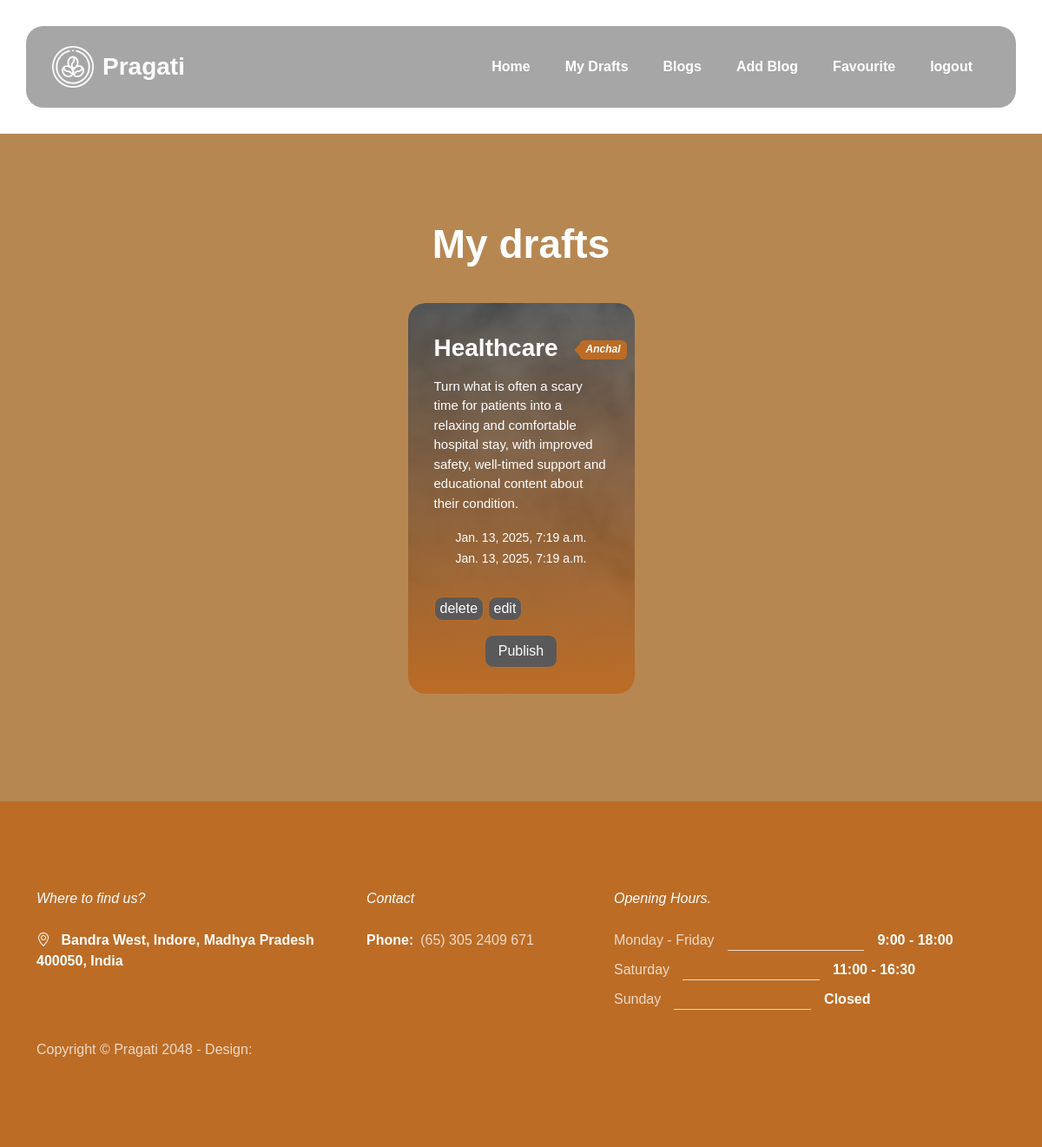
Page /draft (signed in) on the committed database.
### blog/models.py (models this page shows, shortened)
class Blog(models.Model):
    i=[("Draft","draft"),("Published","Published")]
    title=models.CharField(max_length=100)
    author=models.ForeignKey(User,on_delete=models.CASCADE)
    description=models.TextField()
    status=models.CharField(max_length=30,choices=i,default="draft")
    curr=models.DateTimeField(auto_now_add=True)
    up_date=models.DateTimeField(auto_now=True)

### blog/views.py (the view)
# urls.py: path("draft",views.draft,name="draft"),
def draft(request):
    obj=Blog.objects.filter(status="Draft",author=request.user)
    return render(request,"drafts.html",{"obj":obj})

### blog/templates/drafts.html (shortened to what this page needs)
{% extends "base.html" %}
{% load static %}
{% block content %}
    <section class="barista-section section-padding section-bg" id="barista-team">
        <div class="container">
            <div class="row justify-content-center">
                <div class="col-lg-12 col-12 text-center mb-4 pb-lg-2">
                    <h2 class="text-white">My drafts</h2>
                </div>
                {% for i in obj %}
                <div class="col-lg-3 col-md-6 col-12 mb-4">
                    <div class="team-block-wrap">
                        <div class="team-block-info d-flex flex-column">
                            <div class="d-flex mt-auto mb-3">
                                <h4 class="text-white mb-0">{{i.title}}</h4>
                                <p class="badge ms-4"><em>{{i.author}}</em></p>
                            </div>
                            <p class="text-white mb-0" style="font-size: 15px;">{{i.description}}</p>
                            <div class="col-lg-12 col-12 text-center mb-4 pb-lg-2" class="col-sm-9" style="padding-top: 16px;" >
                                <small class="text-white" >{{i.curr}}</small><br>
                                <small class="text-white">{{i.up_date}}</small>
                            </div>
                            {% if i.author == request.user or user.is_staff %}
                            <div>
                                <form action="" method="POST">
                                <button style="background:#5a5959 ;border:1px solid #BC6C25; border-radius:10px ;" class="text-white" type="submit">
                                    <a href="{% url 'blog:delete' i.id %}" class="text-white">delete</a></button>
                                    <button style="background:#5a5959 ;border:1px solid #BC6C25; border-radius:10px ;" class="text-white" type="submit">
                                        <a href="{% url 'blog:edit' i.id %}" class="text-white">edit</a></button>
                                        <div class="col-lg-5 col-12 mx-auto mt-3">
                                            <button type="submit" class="form-control text-white" style="background:#5a5959 ;border:1px solid #BC6C25; border-radius:10px ;"><a href="{% url 'blog:publish' i.id %}" class="text-white">Publish</a></button>
                                        </div></form>
                            </div>
                            {% endif %}
                        </div>
                        <div class="team-block-image-wrap">
                            <img src="{% static 'images/team/portrait-elegant-old-man-wearing-suit.jpg' %}"  alt="">
                        </div>
                    </div>
                </div>
                {% endfor %}
            </div>
        </div>
    </section>
    {% endblock %}

### templates/base.html (shortened to what this page needs)
{% load static %}
<!doctype html>
<html lang="en">
    <head>
        <link href="{% static 'css/bootstrap.min.css' %}" rel="stylesheet">
        <link href="{% static 'css/bootstrap-icons.css' %}" rel="stylesheet">
        <link href="{% static 'css/vegas.min.css' %}" rel="stylesheet">
        <link href="{% static 'css/tooplate-barista.css' %}" rel="stylesheet">
    </head>
    <body>
        {% include 'nav.html' %}
            <main>
            {% block content %}{% endblock %}
            </main>
        {% include 'footer.html' %}
    </body>
</html>

### templates/nav.html (shortened to what this page needs)
{% load static %}
    <nav class="navbar navbar-expand-lg">
        <div class="container">
            <a class="navbar-brand d-flex align-items-center" href="index.html">
                <img src="{% static 'images/coffee-beans.png' %}" class="navbar-brand-image img-fluid" alt="Barista Cafe Template">
                Pragati
            </a>
            <div class="collapse navbar-collapse" id="navbarNav">
                <ul class="navbar-nav ms-lg-auto">
                    {% if user.is_authenticated %}
                    <li class="nav-item">
                        <a class="nav-link click-scroll" href="{% url 'blog:openp' %}">Home</a>
                    </li>
                    <li class="nav-item">
                        <a class="nav-link click-scroll" href="{% url 'blog:draft' %}">My Drafts</a>
                    </li>
                    <li class="nav-item">
                        <a class="nav-link click-scroll" href="{% url 'blog:home' %}">Blogs</a>
                    </li>
                    <li class="nav-item">
                        <a href="{% url 'blog:add' %}" class="nav-link click-scroll">Add Blog</a>
                    </li>
                    <li class="nav-item">
                        <a href="{% url 'blog:favourite' %}" class="nav-link click-scroll">Favourite</a>
                    </li>
                    <li class="nav-item">
                        <a class="nav-link click-scroll" href="{% url 'blog:logout' %}">logout</a>
                    </li>
                    {% endif %}
                </ul>
        </div>
    </nav>

### templates/footer.html
{% load static %}
<footer class="site-footer">
    <div class="container">
        <div class="row">
            <div class="col-lg-4 col-12 me-auto">
                <em class="text-white d-block mb-4">Where to find us?</em>
                <strong class="text-white">
                    <i class="bi-geo-alt me-2"></i>
                    Bandra West, Indore, Madhya Pradesh 400050, India
                </strong>
            </div>
            <div class="col-lg-3 col-12 mt-4 mb-3 mt-lg-0 mb-lg-0">
                <em class="text-white d-block mb-4">Contact</em>
                <p class="d-flex mb-1">
                    <strong class="me-2">Phone:</strong>
                        (65)
                        305 2409 671
                </p>
            </div>
            <div class="col-lg-5 col-12">
                <em class="text-white d-block mb-4">Opening Hours.</em>
                <ul class="opening-hours-list">
                    <li class="d-flex">
                        Monday - Friday
                        <span class="underline"></span>
                        <strong>9:00 - 18:00</strong>
                    </li>
                    <li class="d-flex">
                        Saturday
                        <span class="underline"></span>
                        <strong>11:00 - 16:30</strong>
                    </li>
                    <li class="d-flex">
                        Sunday
                        <span class="underline"></span>
                        <strong>Closed</strong>
                    </li>
                </ul>
            </div>
            <div class="col-lg-8 col-12 mt-4">
                <p class="copyright-text mb-0">Copyright © Pragati 2048
                    - Design: </p>
            </div>
    </div>
</footer>

### static/css/tooplate-barista.css (style rules this page uses)
:root { --white-color: #ffffff; --primary-color: #BC6C25; --secondary-color: #DDA15E; --section-bg-color: #b78752; --custom-btn-bg-color: #BC6C25; --custom-btn-bg-hover-color: #DDA15E; --dark-color: #000000; --p-color: #717275; --border-color: #7fffd4; --link-hover-color: #E76F51; --body-font-family: 'Plus Jakarta Sans', sans-serif; --h1-font-size: 68px; --h2-font-size: 46px; --h3-font-size: 32px; --h4-font-size: 28px; --h5-font-size: 24px; --h6-font-size: 22px; --p-font-size: 20px; --btn-font-size: 16px; --form-btn-font-size: 18px; --menu-font-size: 16px; --border-radius-large: 100px; --border-radius-medium: 20px; --border-radius-small: 10px; --font-weight-thin: 200; --font-weight-light: 300; --font-weight-normal: 400; --font-weight-bold: 700; }
body { background-color: var(--white-color); font-family: var(--body-font-family); }
h2, h3, h4, h5, h6 { color: var(--dark-color); }
h1, h2, h3, h4, h5, h6 { font-weight: var(--font-weight-bold); }
h2 { font-size: var(--h2-font-size); }
h4 { font-size: var(--h4-font-size); }
p { color: var(--p-color); font-size: var(--p-font-size); font-weight: var(--font-weight-light); }
ul li { color: var(--p-color); font-size: var(--p-font-size); font-weight: var(--font-weight-light); }
a, button { touch-action: manipulation; transition: all 0.3s; }
a { display: inline-block; color: var(--primary-color); text-decoration: none; }
b, strong { font-weight: var(--font-weight-bold); }
.section-padding { padding-top: 100px; padding-bottom: 100px; }
.section-bg { background-color: var(--section-bg-color); }
.navbar { background: transparent; z-index: 999999; padding-top: 30px; padding-bottom: 30px; }
.navbar .container { background: rgba(0, 0, 0, 0.35); border-radius: var(--border-radius-medium); padding: 15px 30px; }
.navbar-brand, .navbar-brand:hover { font-size: var(--h4-font-size); font-weight: var(--font-weight-bold); display: block; color: var(--white-color); }
.navbar .navbar-brand-image { filter: brightness(0) invert(1); }
.navbar-brand-image { width: 48px; height: auto; margin-right: 10px; }
.navbar-expand-lg .navbar-nav .nav-link { border-radius: var(--border-radius-large); margin: 10px; padding: 10px; }
.navbar-nav .nav-link { display: inline-block; color: var(--white-color); font-size: var(--menu-font-size); font-weight: var(--font-weight-bold); padding-top: 15px; padding-bottom: 15px; }
.opening-hours-list { margin: 0; padding: 0; }
.opening-hours-list li { color: rgba(255, 255, 255, 0.75); font-size: var(--btn-font-size); font-weight: var(--font-weight-normal); margin-bottom: 10px; }
.opening-hours-list li .underline { background-color: rgba(255, 255, 255, 0.75); width: 35%; height: 1px; margin: auto 15px 0 15px; }
.team-block-wrap { background-color: var(--secondary-color); border-radius: var(--border-radius-medium); position: relative; overflow: hidden; max-height: 450px; cursor: pointer; }
.team-block-image-wrap { width: 100%; }
.team-block-info { background-image: linear-gradient(to bottom, rgba(0, 0, 0, 0.35), rgba(188, 108, 37, 1)); position: absolute; z-index: 2; top: 0; right: 0; bottom: 0; left: 0; padding: 30px; }
.team-block-info .badge { margin: auto; top: 2px; bottom: 0; }
.badge { background-color: var(--primary-color); font-size: 12px; position: relative; bottom: 4px; padding-bottom: 6px; }
.badge::before { content: ""; position: absolute; top: 0; bottom: 0; left: -5px; border-top: 10px solid transparent; border-bottom: 10px solid transparent; border-right: 10px solid var(--primary-color); }
.site-footer { background-color: var(--primary-color); padding-top: 100px; padding-bottom: 100px; }
.site-footer strong { color: var(--white-color); }
.site-footer p, .site-footer-link { color: rgba(255, 255, 255, 0.75); font-size: var(--btn-font-size); }
.copyright-text { color: rgba(255, 255, 255, 0.75); font-size: var(--menu-font-size); }

### rows in the picture
Blog: title "Healthcare", author "Anchal", description "Turn what is often a scary time for patients into a relaxing and comfortable hospital stay, with improved safety, well-timed support and educational content about their condition.", curr "Jan. 13, 2025, 7:19 a.m.", up_date "Jan. 13, 2025, 7:19 a.m.", shows "delete"
